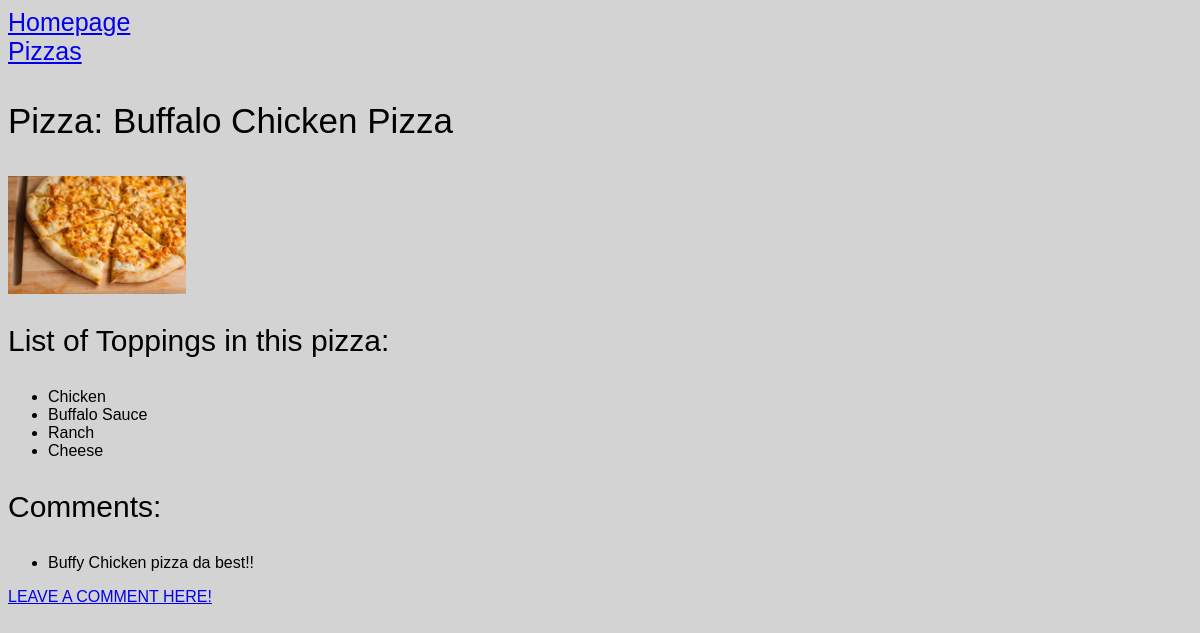
The page /pizs/6/ on the database its author committed.
### pizzas/models.py (models this page shows, shortened)
class Pizza(models.Model):
    pizza_name = models.CharField(max_length=200)
    def __str__(self):
        return self.pizza_name

class Image(models.Model):
    pizza_name = models.ForeignKey(Pizza, on_delete=models.CASCADE)
    image = models.ImageField(upload_to='images/')

class Topping(models.Model):
    pizza_name = models.ForeignKey(Pizza, on_delete=models.CASCADE)
    toppings = models.TextField()

class Comments(models.Model):
    pizza_name = models.ForeignKey(Pizza, related_name='details', on_delete=models.CASCADE)
    text = models.CharField(max_length=200)
    date_added = models.DateTimeField(auto_now_add=True,blank=True)

### pizzas/views.py (the view)
# urls.py: path('pizs/<int:pizza_name_id>/',views.pizza,name='pizza'),
def pizza(request, pizza_name_id):
    pizza_name = Pizza.objects.get(id=pizza_name_id)
    toppings = Topping.objects.filter(pizza_name=pizza_name)
    acomment = Comments.objects.filter(pizza_name=pizza_name_id)
    image= Image.objects.filter(pizza_name=pizza_name_id)
    context = {'pizza_name':pizza_name, 'toppings':toppings, 'acomment':acomment,'image':image}
    return render(request, 'pizzas/pizza.html', context)

### pizzas/templates/pizzas/pizza.html
{% extends "pizzas/base.html" %}
{% load static %}
{% block content %}
<link rel="stylesheet" href="{% static 'colors2.css' %}">
<p style="font-size:35px"> Pizza: {{ pizza_name }} </p>
{% for i in image %}
<div class="'col-md-4">
    <img src="{{ i.image.url }}" class="img-responsive" style="width: 15%; margin-right:10px;" />
</div>
{% empty %}
<p> No image yet </p>
{% endfor %}
<form method ='POST'>
    <p style="font-size:30px"> List of Toppings in this pizza: </p>
    <ul>
        {% for t in toppings %}
        <li> {{ t.toppings }} </li>
        {% empty %}
        <li> no toppings listed for this pizza </li>
        {% endfor %}
    </ul>
    <p style="font-size:30px"> Comments: </p>
    <ul>
        {% for c in acomment %}
        <li>{{ c.text }}</li>
        {% empty %}
        <p> No comments </p>
        {% endfor %}
    </ul>
    <p><a href="{% url 'pizzas:comments' pizza_name.id %}">LEAVE A COMMENT HERE!</a></p>
</form>
{% endblock content %}

### rows shown on the page
Pizza: pizza_name "Buffalo Chicken Pizza"
Image: image (picture)
Topping: toppings "Chicken"
Topping: toppings "Buffalo Sauce"
Topping: toppings "Ranch"
Topping: toppings "Cheese"
Comments: text "Buffy Chicken pizza da best!!"
